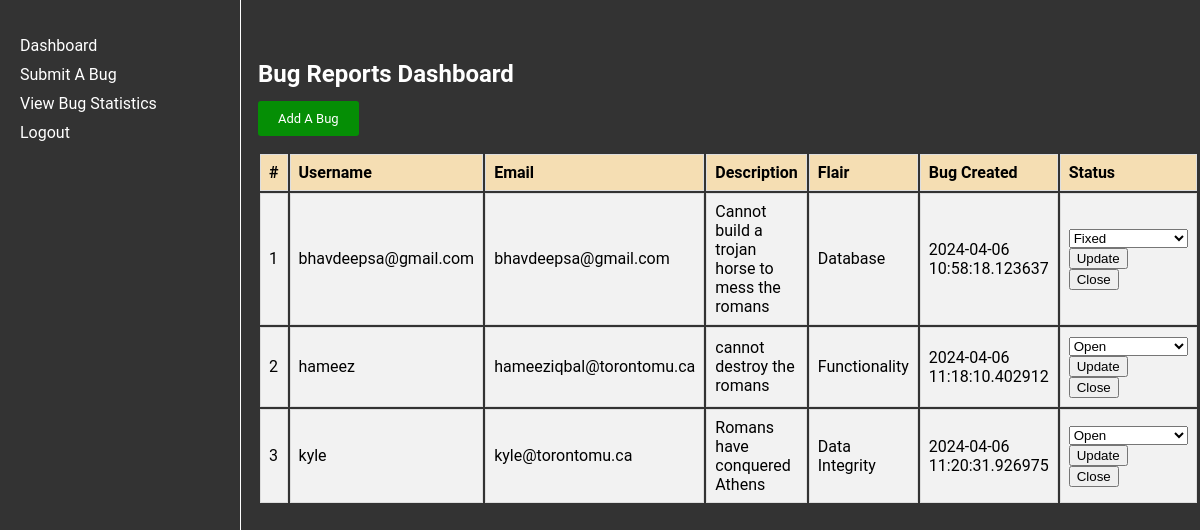
Page /dashboard on the earlier database version.
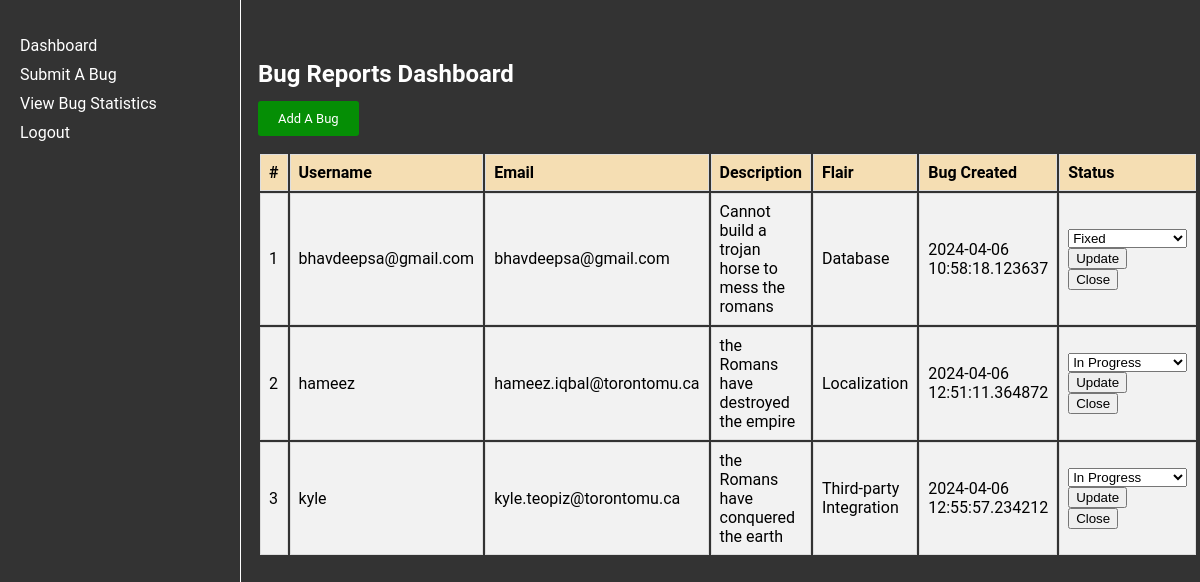
Same page on the later database version.
### app.py (models this page shows)
class Bug(db.Model, UserMixin):
    id = db.Column(db.Integer, primary_key=True)
    username = db.Column(db.String(20), nullable=False)
    email = db.Column(db.String(50), nullable=False)
    bug_description = db.Column(db.String(800), nullable=False)
    bug_flair = db.Column(db.String(20), nullable=True)
    bug_status = db.Column(db.String(20), nullable=True)
    timestamp = db.Column(db.DateTime, nullable=False, default=datetime.now)

### app.py (the view)
@app.route('/dashboard', methods=['GET', 'POST'])
def dashboard():
    bug_reports = Bug.query.all()
    return render_template('dashboard.html', bug_reports=bug_reports)

### templates/dashboard.html (shortened to what this page needs)
<!DOCTYPE html>
<html lang="en">
<head>
    <link rel="stylesheet" href="../static/dashboard.css">
</head>
<body>
    <div class="navbar">
        <ul>
            <li><a href="{{ url_for('dashboard') }}">Dashboard</a></li>
            <li><a href="{{ url_for('submit_bug') }}">Submit A Bug</a></li>
            <li><a href="{{ url_for('bug_graphs') }}">View Bug Statistics</a></li>
            <li><a href="{{ url_for('logout') }}">Logout</a></li>
        </ul>
    </div>
    <div class="table">
        <h2>Bug Reports Dashboard</h2>
        <a href="{{ url_for('submit_bug') }}" class="add-a-bug">Add A Bug</a>
        <table class="bug-report-table">
            <tr>
                <th>#</th>
                <th>Username</th>
                <th>Email</th>
                <th>Description</th>
                <th>Flair</th>
                <th>Bug Created</th>
                <th>Status</th>
            </tr>
            {% for bug in bug_reports %}
            <tr>
                <td>{{ bug.id }}</td>
                <td>{{ bug.username }}</td>
                <td>{{ bug.email }}</td>
                <td>{{ bug.bug_description }}</td>
                <td>{{ bug.bug_flair }}</td>
                <td>{{ bug.timestamp }}</td>
                <td>
                    <form method="POST" action="{{ url_for('update_bug_status', bug_id=bug.id) }}">
                        <select name="bug_status">
                            <option value="Open" {% if bug.bug_status == 'Open' %} selected {% endif %}>Open</option>
                            <option value="In Progress" {% if bug.bug_status == 'In Progress' %} selected {% endif %}>In Progress</option>
                            <option value="Fixed" {% if bug.bug_status == 'Fixed' %} selected {% endif %}>Fixed</option>
                        </select>
                        <input type="submit" value="Update">
                    </form>
                    <form method="POST" action="{{ url_for('close_bug', bug_id=bug.id) }}">
                        <input type="submit" value="Close">
                    </form>
                </td>
            </tr>
            {% endfor %}
        </table>
    </div>
</body>
</html>

### static/dashboard.css (style rules this page uses)
body { font-family: "Roboto", sans-serif; background-color: #333; }
h2 { color: white; }
.navbar { width: 200px; height: 100%; position: fixed; top: 0; left: 0; background-color: #333; padding: 20px; color: white; border-right: 1px solid white; }
.navbar ul { list-style-type: none; padding: 0; }
.navbar li { margin-bottom: 10px; }
.navbar li a { color: white; text-decoration: none; }
.table { margin-left: 250px; width: calc(98% - 300px); margin-top: 60px; border-collapse: collapse; }
.table th, .table td { border: 1px solid #ddd; padding: 8px; }
.table th { background-color: wheat; text-align: left; }
.table tr:nth-child(even) { background-color: #f2f2f2; }
.table tr { background-color: #f2f2f2; }
.add-a-bug { background-color: rgb(5, 142, 5); color: #fff; border: none; border-radius: 3px; padding: 10px 20px; cursor: pointer; text-decoration: none; font-size: small; }
.bug-report-table { margin-top: 25px; }

Differences in the rows shown:
changed Bug "hameez": email "hameeziqbal@torontomu.ca" → "hameez.iqbal@torontomu.ca"; bug_description "cannot destroy the romans" → "the Romans have destroyed the empire"; bug_flair "Functionality" → "Localization"; timestamp "2024-04-06 11:18:10.402912" → "2024-04-06 12:51:11.364872"; bug_status "Open" → "In Progress"
changed Bug "kyle": email "kyle@torontomu.ca" → "kyle.teopiz@torontomu.ca"; bug_description "Romans have conquered Athens" → "the Romans have conquered the earth"; bug_flair "Data Integrity" → "Third-party Integration"; timestamp "2024-04-06 11:20:31.926975" → "2024-04-06 12:55:57.234212"; bug_status "Open" → "In Progress"
